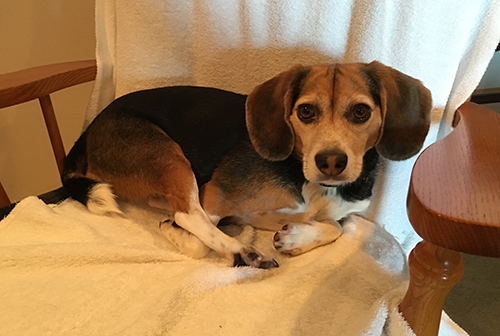
#> input picture artificial_neural_networks/convolution_neural_network/dog.jpg, 500 x 336 px
$ python convolutions.py
#> lines starting #> are read from the running program, lines starting #| are printed output that depends on the picture
from skimage.exposure import rescale_intensity
import numpy as np
import cv2


def convolve(image, K):
    # for grab dimentions of image and kernel
    (iH, iW) = image.shape[:2]
    (kH, kW) = K.shape[:2]

    # we use below codes for have a same dimention of input and output
    pad = (kW - 1) // 2
    image = cv2.copyMakeBorder(image, pad, pad, pad, pad,
                               cv2.BORDER_REPLICATE)
    output = np.zeros((iH, iW), dtype="float")

    # lop for input image for "sliding" the kernel cross each(x,y)coordinate from left to right and top to bottom
    for y in np.arange(pad, iH + pad):
        for x in np.arange(pad, iW + pad):
            # this part is for extract Region Of Interest:
            roi = image[y - pad:y + pad + 1, x - pad:x + pad + 1]
            # perform the actual convolution
            K = (roi * K).sum()

            # store the convolved value in the output (x, y)-
            # coordinate of the output image
            output[y - pad, x - pad] = K

    # rescale the output image to be in the range [0, 255]
    output = rescale_intensity(output, in_range=(0, 255))
    output = (output * 255).astype("uint8")

    return output


# construct average blurring kernels used to smooth an image
smallBlur = np.ones((7, 7), dtype="float") * (1.0 / (7 * 7))
largeBlur = np.ones((21, 21), dtype="float") * (1.0 / (21 * 21))

# construct a sharpening filter
sharpen = np.array((
    [0, -1, 0],
    [-1, 5, -1],
    [0, -1, 0]), dtype="int")

# construct the Laplacian kernel used to detect edge-like
# regions of an image
laplacian = np.array((
    [0, 1, 0],
    [1, -4, 1],
    [0, 1, 0]), dtype="int")

# construct the Sobel x-axis kernel
sobelX = np.array((
    [-1, 0, 1],
    [-2, 0, 2],
    [-1, 0, 1]), dtype="int")

# construct the Sobel y-axis kernel
sobelY = np.array((
    [-1, -2, -1],
    [0, 0, 0],
    [1, 2, 1]), dtype="int")

# construct an emboss kernel
emboss = np.array((
    [-2, -1, 0],
    [-1, 1, 1],
    [0, 1, 2]), dtype="int")

# construct the kernel bank, a list of kernels we’re going to apply
# using both our custom ‘convole‘ function and OpenCV’s ‘filter2D‘
# function
kernelBank = (
    ("small_blur", smallBlur),
    ("large_blur", largeBlur),
    ("sharpen", sharpen),
    ("laplacian", laplacian),
    ("sobel_x", sobelX),
    ("sobel_y", sobelY),
    ("emboss", emboss))

image = cv2.imread("dog.jpg")
#> image is the input picture: shape (336, 500, 3); mean B, G, R 83, 120.9, 156.2
gray = cv2.cvtColor(image, cv2.COLOR_BGR2GRAY)
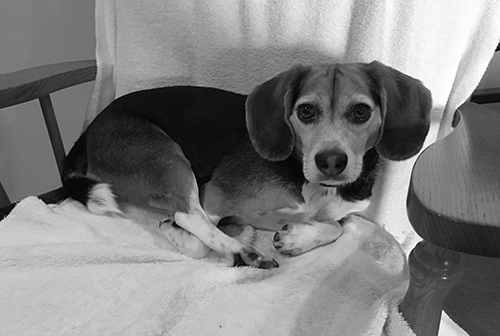
#> gray: shape (336, 500); min 0, max 255, mean 127.2

for (kernelName, K) in kernelBank:
    # apply the kernel to the grayscale image using both our custom
    # ‘convolve‘ function and OpenCV’s ‘filter2D‘ function
    print("[INFO] applying {} kernel".format(kernelName))
    convolveOutput = convolve(gray, K)
    opencvOutput = cv2.filter2D(gray, -1, K)
#> this loop made 7 passes
#> pass 1, in convolve, `image = cv2.copyMakeBorder(image, pad, pad, pad, pad, cv2.BORDER_REPLI..`:
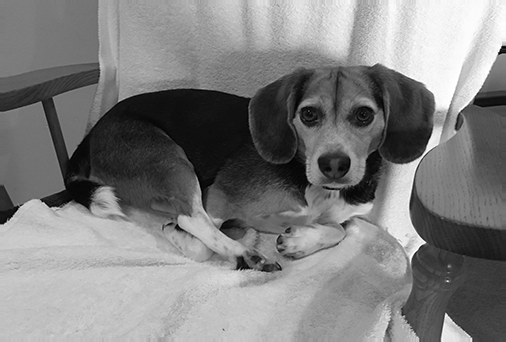
#> image: shape (342, 506); min 0, max 255, mean 127.9
#> pass 1, `convolveOutput = convolve(gray, K)`:
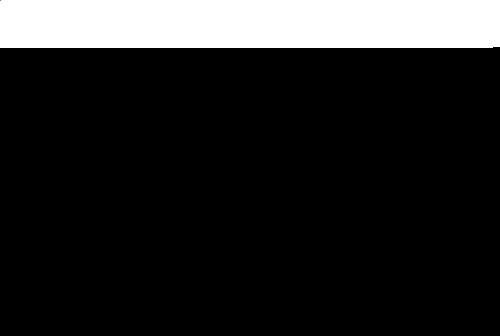
#> convolveOutput: shape (336, 500); min 0, max 255, mean 36.4
#> pass 1, `opencvOutput = cv2.filter2D(gray, -1, K)`:
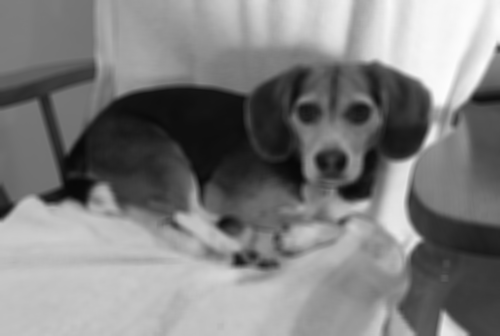
#> opencvOutput: shape (336, 500); min 7, max 253, mean 127.2
#> pass 2, in convolve (call 2), `image = cv2.copyMakeBorder(image, pad, pad, pad, pad, cv2.BORDER_REPLI..`:
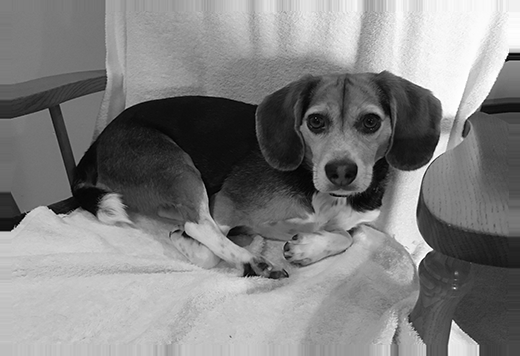
#> image: shape (356, 520); min 0, max 255, mean 129.5

# show the output images
cv2.imshow("Original", gray)
cv2.imshow("{} - convole".format(kernelName), convolveOutput)
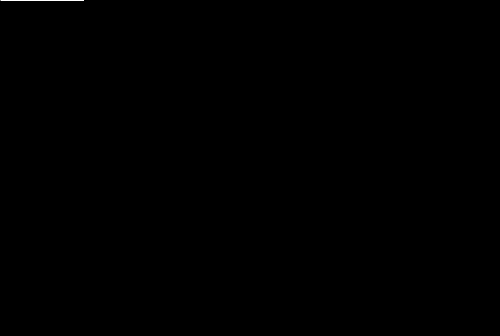
#> window 'emboss - convole': shape (336, 500); min 0, max 255, mean 0.1
cv2.imshow("{} - opencv".format(kernelName), opencvOutput)
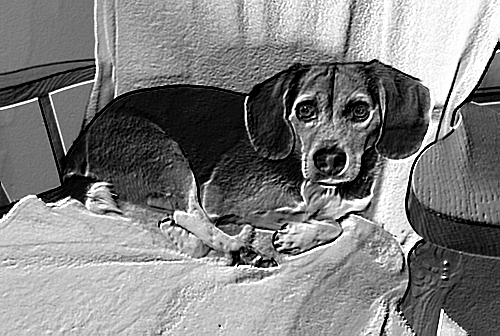
#> window 'emboss - opencv': shape (336, 500); min 0, max 255, mean 128
cv2.waitKey(0)
cv2.destroyAllWindows()
